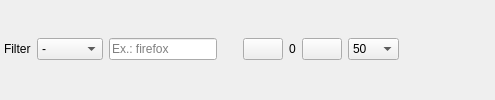
    <widget class="QFrame" name="navToolBar">
     <property name="frameShape">
      <enum>QFrame::NoFrame</enum>
     </property>
     <property name="frameShadow">
      <enum>QFrame::Raised</enum>
     </property>
     <layout class="QHBoxLayout" name="horizontalLayout_17">
      <property name="leftMargin">
       <number>4</number>
      </property>
      <property name="topMargin">
       <number>2</number>
      </property>
      <property name="rightMargin">
       <number>4</number>
      </property>
      <property name="bottomMargin">
       <number>4</number>
      </property>
      <item>
       <widget class="QLabel" name="label_4">
        <property name="text">
         <string>Filter</string>
        </property>
       </widget>
      </item>
      <item>
       <widget class="QComboBox" name="comboAction">
        <item>
         <property name="text">
          <string>-</string>
         </property>
        </item>
        <item>
         <property name="text">
          <string>Allow</string>
         </property>
         <property name="icon">
          <iconset theme="emblem-default">
           <normaloff>../../../../../../../../../../../../../../../../../../../../../../../../../../../../../../../../../../../../../../../../../../../../../../../../../../../../../../../../../../../../../../../../../../../../../../../../../../../../../../../../../../../../../../../../../../../../../../../../../../../../../../../../../../../../../../../../../../../../.designer/backup</normaloff>../../../../../../../../../../../../../../../../../../../../../../../../../../../../../../../../../../../../../../../../../../../../../../../../../../../../../../../../../../../../../../../../../../../../../../../../../../../../../../../../../../../../../../../../../../../../../../../../../../../../../../../../../../../../../../../../../../../../.designer/backup</iconset>
         </property>
        </item>
        <item>
         <property name="text">
          <string>Deny</string>
         </property>
         <property name="icon">
          <iconset theme="emblem-important">
           <normaloff>../../../../../../../../../../../../../../../../../../../../../../../../../../../../../../../../../../../../../../../../../../../../../../../../../../../../../../../../../../../../../../../../../../../../../../../../../../../../../../../../../../../../../../../../../../../../../../../../../../../../../../../../../../../../../../../../../../../../.designer/backup</normaloff>../../../../../../../../../../../../../../../../../../../../../../../../../../../../../../../../../../../../../../../../../../../../../../../../../../../../../../../../../../../../../../../../../../../../../../../../../../../../../../../../../../../../../../../../../../../../../../../../../../../../../../../../../../../../../../../../../../../../.designer/backup</iconset>
         </property>
        </item>
        <item>
         <property name="text">
          <string>Reject</string>
         </property>
         <property name="icon">
          <iconset theme="window-close">
           <normaloff>../../../../../../../../../../../../../../../../../../../../../../../../../../../../../../../../../../../../../../../../../../../../../../../../../../.designer/backup</normaloff>../../../../../../../../../../../../../../../../../../../../../../../../../../../../../../../../../../../../../../../../../../../../../../../../../../.designer/backup</iconset>
         </property>
        </item>
       </widget>
      </item>
      <item>
       <widget class="QLineEdit" name="filterLine">
        <property name="text">
         <string notr="true"/>
        </property>
        <property name="frame">
         <bool>true</bool>
        </property>
        <property name="placeholderText">
         <string>Ex.: firefox</string>
        </property>
        <property name="clearButtonEnabled">
         <bool>true</bool>
        </property>
       </widget>
      </item>
      <item>
       <spacer name="horizontalSpacer_3">
        <property name="orientation">
         <enum>Qt::Horizontal</enum>
        </property>
        <property name="sizeType">
         <enum>QSizePolicy::Minimum</enum>
        </property>
        <property name="sizeHint" stdset="0">
         <size>
          <width>20</width>
          <height>20</height>
         </size>
        </property>
       </spacer>
      </item>
      <item>
       <widget class="QPushButton" name="prevButton">
        <property name="text">
         <string/>
        </property>
        <property name="icon">
         <iconset theme="go-previous">
          <normaloff>../../../../../../../../../../../../../../../../../../../../../../../../../../../../../../../../../../../../../../../../../../../../../../../../../../.designer/backup</normaloff>../../../../../../../../../../../../../../../../../../../../../../../../../../../../../../../../../../../../../../../../../../../../../../../../../../.designer/backup</iconset>
        </property>
       </widget>
      </item>
      <item>
       <widget class="QLabel" name="labelRowsCount">
        <property name="text">
         <string>0</string>
        </property>
       </widget>
      </item>
      <item>
       <widget class="QPushButton" name="nextButton">
        <property name="text">
         <string/>
        </property>
        <property name="icon">
         <iconset theme="go-next">
          <normaloff>../../../../../../../../../../../../../../../../../../../../../../../../../../../../../../../../../../../../../../../../../../../../../../../../../../.designer/backup</normaloff>../../../../../../../../../../../../../../../../../../../../../../../../../../../../../../../../../../../../../../../../../../../../../../../../../../.designer/backup</iconset>
        </property>
       </widget>
      </item>
      <item>
       <widget class="QComboBox" name="limitCombo">
        <property name="currentIndex">
         <number>0</number>
        </property>
        <property name="sizeAdjustPolicy">
         <enum>QComboBox::AdjustToContents</enum>
        </property>
        <item>
         <property name="text">
          <string>50</string>
         </property>
        </item>
        <item>
         <property name="text">
          <string>100</string>
         </property>
        </item>
        <item>
         <property name="text">
          <string>200</string>
         </property>
        </item>
        <item>
         <property name="text">
          <string>300</string>
         </property>
        </item>
        <item>
         <property name="text">
          <string/>
         </property>
        </item>
       </widget>
      </item>
      <item>
       <widget class="QPushButton" name="cmdCleanSql">
        <property name="toolTip">
         <string>Delete all intercepted events</string>
        </property>
        <property name="text">
         <string/>
        </property>
        <property name="icon">
         <iconset theme="edit-clear-all">
          <normaloff>../../../../../../../../../../../../../../../../../../../../../../../../../../../../../../../../../../../../../../../../../../../../../../../../../../../../../../../../../../../../../../../../../../../../../../../../../../.designer/backup</normaloff>../../../../../../../../../../../../../../../../../../../../../../../../../../../../../../../../../../../../../../../../../../../../../../../../../../../../../../../../../../../../../../../../../../../../../../../../../../.designer/backup</iconset>
        </property>
        <property name="flat">
         <bool>true</bool>
        </property>
       </widget>
      </item>
      <item>
       <widget class="QPushButton" name="helpButton">
        <property name="text">
         <string/>
        </property>
        <property name="icon">
         <iconset theme="help-browser">
          <normaloff>../../../../../../../../../../../../../../../../../../../../../../../../../../../../../../../../../../../../../../../../../../../../../../../../../../.designer/backup</normaloff>../../../../../../../../../../../../../../../../../../../../../../../../../../../../../../../../../../../../../../../../../../../../../../../../../../.designer/backup</iconset>
        </property>
        <property name="flat">
         <bool>true</bool>
        </property>
       </widget>
      </item>
     </layout>
    </widget>
